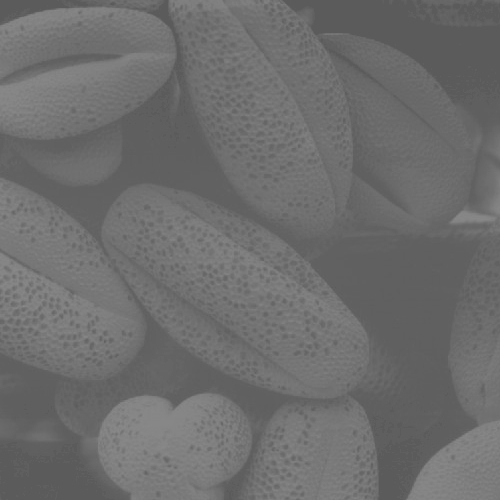
//> input picture Problem1/fig/Fig2.jpg, 500 x 500 px
$ ./histogramEqualization2   (built with g++ and OpenCV 4)
//> lines starting //> are read from the running program, lines starting //| are printed output that depends on the picture; after the words box and inside, x2 and y2 are one past the last pixel; in counts of white or black regions, pixels touching at a corner belong together
#include <iostream>
#include <opencv2/highgui/highgui.hpp>
#include <opencv2/imgproc/imgproc.hpp>

// http://www.programming-techniques.com/2013/01/histogram-equalization-using-c-image.html

using namespace std;
using namespace cv;

void imhist(Mat image, int histogram[])
{
    //initialize all intensity values to 0
    for(int i = 0; i < 256; i++)
    {
        histogram[i] = 0;
    }

    // calculate the number of pixels for each intensity values
    for(int y = 0; y < image.rows; y++)
        for(int x = 0; x < image.cols; x++)
            histogram[(int)image.at<uchar>(y,x)]++;
}

void cumhist(int histogram[], int cumhistogram[])
{
    cumhistogram[0] = histogram[0];

    for(int i = 1; i < 256; i++)
        cumhistogram[i] = histogram[i] + cumhistogram[i - 1];
}

void histDisplay(int histogram[], const char* name)
{
    int hist[256];
    for(int i = 0; i < 256; i++)
        hist[i] = histogram[i];

    // draw the histograms
    int hist_w = 512; int hist_h = 400;
    int bin_w = cvRound((double) hist_w / 256);

    Mat histImage(hist_h, hist_w, CV_8UC1, Scalar(255, 255, 255));

    // find the maximum intensity element from histogram
    int max = hist[0];
    for(int i = 1; i < 256; i++)
    {
        if(max < hist[i])
            max = hist[i];
    }

    // normalize the histogram between 0 and histImage.rows
    for(int i = 0; i < 256; i++)
        hist[i] = ((double)hist[i] / max) * histImage.rows;

    for(int i = 0; i < 256; i++)
    {
        line(histImage, Point(bin_w*(i), hist_h), Point(bin_w * (i), hist_h - hist[i]), Scalar(0, 0, 0), 1, 8, 0);
    }

    //display histogram
    namedWindow(name, CV_WINDOW_AUTOSIZE);
    imshow(name, histImage);
}

int main()
{
    // Load the image
    Mat image = imread("../fig/Fig2.jpg", CV_LOAD_IMAGE_GRAYSCALE);
//> image is the input picture: 500 rows x 500 cols, CV_8UC1; min 90, max 138, mean 109.1

    // Generate the histogram
    int histogram[256];
    imhist(image, histogram);
//> histogram = 256 values, max 19057 at index 96, min 0 at index 0, mean 976.6

    // Calculate the size of image
    int size = image.rows * image.cols;
//> size = 250000
    float alpha = 255.0 / size;
//> alpha = 0.00102

    // Calculate the probability of each intensity
    float PrRk[256];
    for(int i = 0; i < 256; i++)
        PrRk[i] = (double)histogram[i] / size;
//> after the loop, PrRk = 256 values, max 0.0762 at index 96, min 0 at index 0, mean 0.00391

    // Generate cumulative frequency histogram
    int cumhistogram[256];
    cumhist(histogram, cumhistogram);
//> cumhistogram = 256 values from 0 to 250000

    // Scale the histogram
    int Sk[256];
    for(int i = 0; i < 256; i++)
        Sk[i] = cvRound((double)cumhistogram[i] * alpha);
//> after the loop, Sk = 256 values from 0 to 255

    // Generate the equalized histogram
    float PsSk[256];
    for(int i = 0; i < 256; i++)
        PsSk[i] = 0;

    for(int i = 0; i < 256; i++)
        PsSk[Sk[i]] += PrRk[i];
//> after the loop, PsSk = 256 values, max 0.0762 at index 50, min 0 at index 0, mean 0.00391

    int final[256];
    for(int i = 0; i < 256; i++)
        final[i] = cvRound(PsSk[i] * 255);
//> after the loop, final = 256 values, max 19 at index 50, min 0 at index 0, mean 1

    // Generate the equlized image
    Mat new_image = image.clone();

    for(int y = 0; y < image.rows; y++)
        for(int x = 0; x < image.cols; x++)
            new_image.at<uchar>(y,x) = saturate_cast<uchar>(Sk[image.at<uchar>(y,x)]);
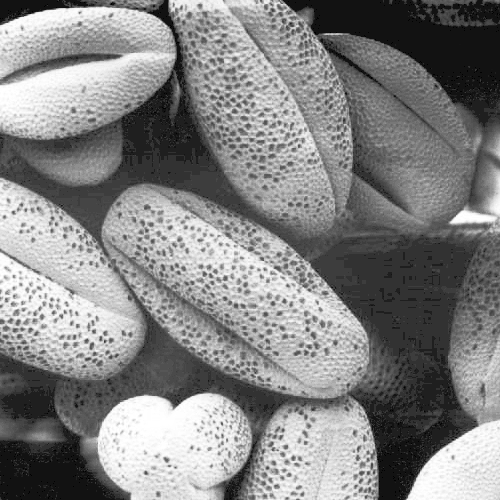
//> new_image: 500 rows x 500 cols, CV_8UC1; min 1, max 255, mean 131.8

    // Display the original Image
    namedWindow("Original Image");
    imshow("Original Image", image);

    // Display the original Histogram
    histDisplay(histogram, "Original Histogram");
//> after the loop in histDisplay, `for(int i = 0; i < 256; i++)`: hist has the same summary as histogram outside histDisplay
//> in histDisplay, `int max = hist[0];`: max = 0
//> the loop in histDisplay, `for(int i = 1; i < 256; i++)` made 255 passes
//> max on passes 90, 91, 96: 516, 16706, 19057
//> after the loop in histDisplay, `for(int i = 1; i < 256; i++)`: max = 19057
//> after the loop in histDisplay, `for(int i = 0; i < 256; i++)`: hist = 256 values, max 400 at index 96, min 0 at index 0, mean 20.42
//> after the loop in histDisplay, `for(int i = 0; i < 256; i++)`:
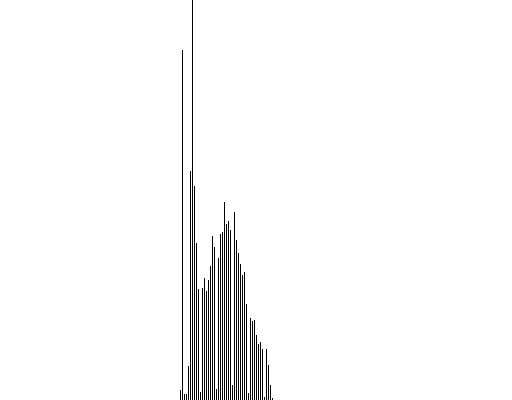
//> histImage: 400 rows x 512 cols, CV_8UC1; 97.4% white; black in thin lines or dots, all inside (x1, y1, x2, y2) = (180, 0, 273, 400)

    // Display equilized image
    namedWindow("Equalized Image");
    imshow("Equalized Image", new_image);

    // Display the equilized histogram
    histDisplay(final, "Equalized Histogram");
//> call 2 of histDisplay, with name = "Equalized Histogram"
//> after the loop in histDisplay (call 2), `for(int i = 0; i < 256; i++)`: hist has the same summary as final outside histDisplay
//> in histDisplay (call 2), `int max = hist[0];`: max = 0
//> the loop in histDisplay (call 2), `for(int i = 1; i < 256; i++)` made 255 passes
//> max on passes 1, 18, 50: 1, 18, 19
//> after the loop in histDisplay (call 2), `for(int i = 1; i < 256; i++)`: max = 19
//> after the loop in histDisplay (call 2), `for(int i = 0; i < 256; i++)`: hist = 256 values, max 400 at index 50, min 0 at index 0, mean 21.09
//> after the loop in histDisplay (call 2), `for(int i = 0; i < 256; i++)`:
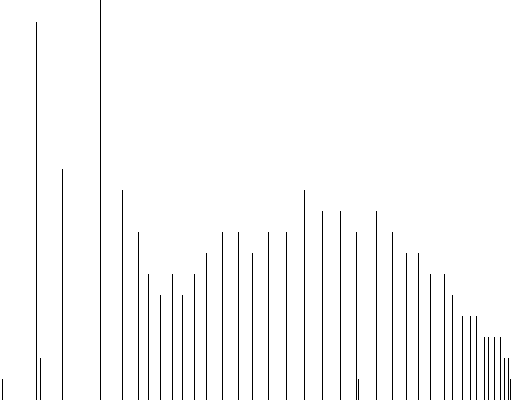
//> histImage: 400 rows x 512 cols, CV_8UC1; 97.4% white; black in thin lines or dots

    waitKey();
    return 0;
}

$ run again, with Problem1/fig/Fig1.jpg copied over Problem1/fig/Fig2.jpg
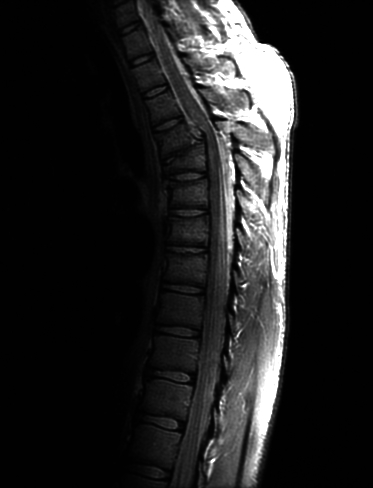
//> input picture Problem1/fig/Fig1.jpg, 373 x 488 px
//> image is the input picture: 488 rows x 373 cols, CV_8UC1; min 0, max 255, mean 32.6
//> histogram = 256 values, max 102029 at index 1, min 1 at index 217, mean 711
//> after the loop `for(int i = 0; i < 256; i++)`: PrRk = 256 values, max 0.561 at index 1, min 5.49e-06 at index 217, mean 0.00391
//> cumhistogram = 256 values from 2230 to 182024
//> after the loop `for(int i = 0; i < 256; i++)`: Sk = 256 values from 3 to 255
//> after the loop `for(int i = 0; i < 256; i++)`: PsSk = 256 values, max 0.561 at index 146, min 0 at index 0, mean 0.00391
//> after the loop `for(int i = 0; i < 256; i++)`: final = 256 values, max 143 at index 146, min 0 at index 0, mean 0.996
//> after the loop `for(int y = 0; y < image.rows; y++)`:
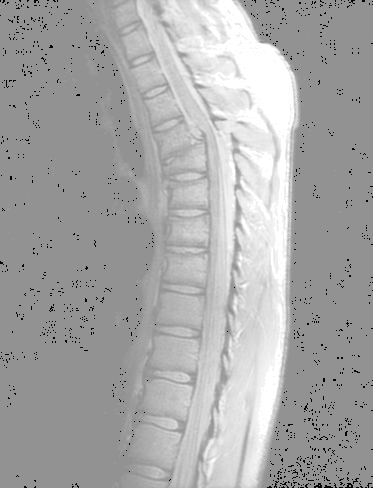
//> new_image: 488 rows x 373 cols, CV_8UC1; min 3, max 255, mean 168
//> after the loop in histDisplay, `for(int i = 0; i < 256; i++)`: hist has the same summary as histogram outside histDisplay
//> in histDisplay, `int max = hist[0];`: max = 2230
//> the loop in histDisplay, `for(int i = 1; i < 256; i++)` made 255 passes
//> max on pass 1: 102029
//> after the loop in histDisplay, `for(int i = 1; i < 256; i++)`: max = 102029
//> after the loop in histDisplay, `for(int i = 0; i < 256; i++)`: hist = 256 values, max 400 at index 1, min 0 at index 59, mean 2.45
//> after the loop in histDisplay (call 2), `for(int i = 0; i < 256; i++)`: hist has the same summary as final outside histDisplay
//> in histDisplay (call 2), `int max = hist[0];`: max = 0
//> the loop in histDisplay (call 2), `for(int i = 1; i < 256; i++)` made 255 passes
//> max on passes 3, 146: 3, 143
//> after the loop in histDisplay (call 2), `for(int i = 1; i < 256; i++)`: max = 143
//> after the loop in histDisplay (call 2), `for(int i = 0; i < 256; i++)`: hist = 256 values, max 400 at index 146, min 0 at index 0, mean 2.55
//> after the loop in histDisplay (call 2), `for(int i = 0; i < 256; i++)`:
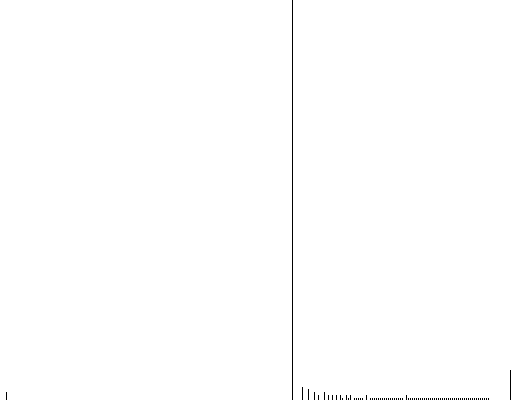
//> histImage: 400 rows x 512 cols, CV_8UC1; 99.7% white; black in thin lines or dots
